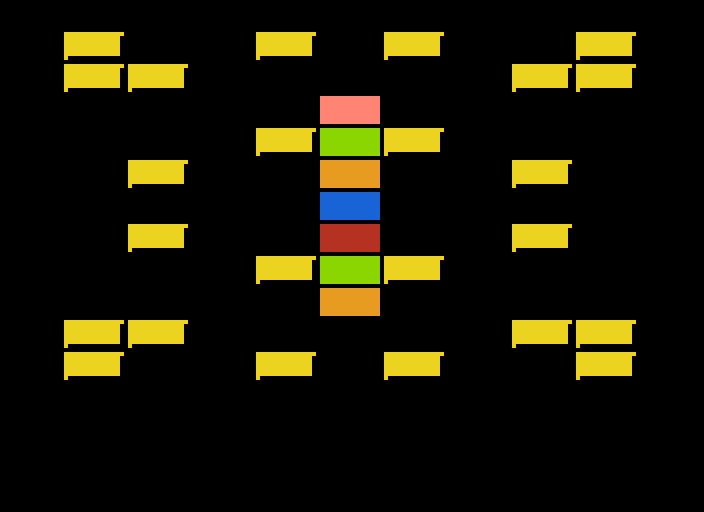

This is a level from a 2D game, rendered from its Tiled map with the project's own tilesets. A one-line summary and the complete map file follow:
An orthogonal 11x16 tile map with 64x32 px tiles, 1 tile layer (Level).

<map version="1.10" tiledversion="1.10.2" orientation="orthogonal" renderorder="right-down" width="11" height="16" tilewidth="64" tileheight="32" infinite="0" nextlayerid="2" nextobjectid="1">
 <tileset firstgid="1" name="tileset" tilewidth="64" tileheight="32" tilecount="12" columns="4">
  <image source="tileset.png" width="256" height="96" />
 </tileset>
 <layer id="1" name="Level" width="11" height="16">
  <data encoding="csv">
0,0,0,0,0,0,0,0,0,0,0,
0,10,0,0,10,0,10,0,0,10,0,
0,10,10,0,0,0,0,0,10,10,0,
0,0,0,0,0,2,0,0,0,0,0,
0,0,0,0,10,4,10,0,0,0,0,
0,0,10,0,0,8,0,0,10,0,0,
0,0,0,0,0,6,0,0,0,0,0,
0,0,10,0,0,5,0,0,10,0,0,
0,0,0,0,10,4,10,0,0,0,0,
0,0,0,0,0,8,0,0,0,0,0,
0,10,10,0,0,0,0,0,10,10,0,
0,10,0,0,10,0,10,0,0,10,0,
0,0,0,0,0,0,0,0,0,0,0,
0,0,0,0,0,0,0,0,0,0,0,
0,0,0,0,0,0,0,0,0,0,0,
0,0,0,0,0,0,0,0,0,0,0
</data>
 </layer>
</map>
